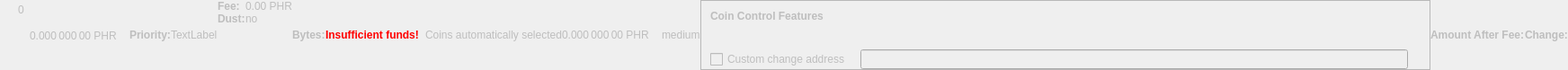
    <widget class="QWidget" name="dummyHideWidget" native="true">
     <property name="enabled">
      <bool>false</bool>
     </property>
     <property name="maximumSize">
      <size>
       <width>100</width>
       <height>16</height>
      </size>
     </property>
     <layout class="QHBoxLayout" name="dummyHideLayout">
      <property name="spacing">
       <number>0</number>
      </property>
      <property name="leftMargin">
       <number>0</number>
      </property>
      <property name="topMargin">
       <number>0</number>
      </property>
      <property name="rightMargin">
       <number>0</number>
      </property>
      <property name="bottomMargin">
       <number>0</number>
      </property>
      <item>
       <layout class="QFormLayout" name="formLayoutCoinControl1">
        <property name="horizontalSpacing">
         <number>10</number>
        </property>
        <property name="verticalSpacing">
         <number>14</number>
        </property>
        <property name="leftMargin">
         <number>10</number>
        </property>
        <property name="topMargin">
         <number>4</number>
        </property>
        <property name="rightMargin">
         <number>6</number>
        </property>
        <item row="0" column="1">
         <widget class="QLabel" name="labelCoinControlBytes">
          <property name="cursor">
           <cursorShape>IBeamCursor</cursorShape>
          </property>
          <property name="contextMenuPolicy">
           <enum>Qt::ActionsContextMenu</enum>
          </property>
          <property name="text">
           <string notr="true">0</string>
          </property>
          <property name="textInteractionFlags">
           <set>Qt::LinksAccessibleByMouse|Qt::TextSelectableByKeyboard|Qt::TextSelectableByMouse</set>
          </property>
         </widget>
        </item>
       </layout>
      </item>
      <item>
       <widget class="QLabel" name="labelCoinControlAfterFee">
        <property name="enabled">
         <bool>false</bool>
        </property>
        <property name="sizePolicy">
         <sizepolicy hsizetype="Fixed" vsizetype="Fixed">
          <horstretch>0</horstretch>
          <verstretch>0</verstretch>
         </sizepolicy>
        </property>
        <property name="minimumSize">
         <size>
          <width>111</width>
          <height>12</height>
         </size>
        </property>
        <property name="maximumSize">
         <size>
          <width>111</width>
          <height>12</height>
         </size>
        </property>
        <property name="cursor">
         <cursorShape>IBeamCursor</cursorShape>
        </property>
        <property name="contextMenuPolicy">
         <enum>Qt::ActionsContextMenu</enum>
        </property>
        <property name="text">
         <string notr="true">0.000 000 00 PHR</string>
        </property>
        <property name="textInteractionFlags">
         <set>Qt::LinksAccessibleByMouse|Qt::TextSelectableByKeyboard|Qt::TextSelectableByMouse</set>
        </property>
       </widget>
      </item>
      <item>
       <widget class="QLabel" name="labelCoinControlPriorityText">
        <property name="enabled">
         <bool>false</bool>
        </property>
        <property name="font">
         <font>
          <weight>75</weight>
          <bold>true</bold>
         </font>
        </property>
        <property name="text">
         <string>Priority:</string>
        </property>
       </widget>
      </item>
      <item>
       <layout class="QHBoxLayout" name="horizontalLayout">
        <item>
         <widget class="QLabel" name="WarningLabel">
          <property name="text">
           <string>TextLabel</string>
          </property>
         </widget>
        </item>
       </layout>
      </item>
      <item>
       <layout class="QFormLayout" name="formLayoutCoinControl3">
        <property name="horizontalSpacing">
         <number>0</number>
        </property>
        <property name="verticalSpacing">
         <number>0</number>
        </property>
        <property name="leftMargin">
         <number>0</number>
        </property>
        <property name="topMargin">
         <number>0</number>
        </property>
        <property name="rightMargin">
         <number>0</number>
        </property>
        <item row="0" column="0">
         <widget class="QLabel" name="labelCoinControlFeeText">
          <property name="enabled">
           <bool>false</bool>
          </property>
          <property name="font">
           <font>
            <weight>75</weight>
            <bold>true</bold>
           </font>
          </property>
          <property name="text">
           <string>Fee:</string>
          </property>
          <property name="margin">
           <number>0</number>
          </property>
         </widget>
        </item>
        <item row="0" column="1">
         <widget class="QLabel" name="labelCoinControlFee">
          <property name="enabled">
           <bool>false</bool>
          </property>
          <property name="cursor">
           <cursorShape>IBeamCursor</cursorShape>
          </property>
          <property name="contextMenuPolicy">
           <enum>Qt::ActionsContextMenu</enum>
          </property>
          <property name="text">
           <string notr="true">0.00 PHR</string>
          </property>
          <property name="textInteractionFlags">
           <set>Qt::LinksAccessibleByMouse|Qt::TextSelectableByKeyboard|Qt::TextSelectableByMouse</set>
          </property>
         </widget>
        </item>
        <item row="1" column="0">
         <widget class="QLabel" name="labelCoinControlLowOutputText">
          <property name="enabled">
           <bool>false</bool>
          </property>
          <property name="font">
           <font>
            <weight>75</weight>
            <bold>true</bold>
           </font>
          </property>
          <property name="text">
           <string>Dust:</string>
          </property>
         </widget>
        </item>
        <item row="1" column="1">
         <widget class="QLabel" name="labelCoinControlLowOutput">
          <property name="enabled">
           <bool>false</bool>
          </property>
          <property name="cursor">
           <cursorShape>IBeamCursor</cursorShape>
          </property>
          <property name="contextMenuPolicy">
           <enum>Qt::ActionsContextMenu</enum>
          </property>
          <property name="text">
           <string>no</string>
          </property>
          <property name="textInteractionFlags">
           <set>Qt::LinksAccessibleByMouse|Qt::TextSelectableByKeyboard|Qt::TextSelectableByMouse</set>
          </property>
         </widget>
        </item>
       </layout>
      </item>
      <item>
       <widget class="QLabel" name="labelCoinControlBytesText">
        <property name="enabled">
         <bool>false</bool>
        </property>
        <property name="font">
         <font>
          <weight>75</weight>
          <bold>true</bold>
         </font>
        </property>
        <property name="text">
         <string>Bytes:</string>
        </property>
       </widget>
      </item>
      <item>
       <layout class="QFormLayout" name="formLayoutCoinControl2">
        <property name="horizontalSpacing">
         <number>0</number>
        </property>
        <property name="verticalSpacing">
         <number>0</number>
        </property>
        <property name="leftMargin">
         <number>0</number>
        </property>
        <property name="topMargin">
         <number>0</number>
        </property>
        <property name="rightMargin">
         <number>0</number>
        </property>
       </layout>
      </item>
      <item>
       <layout class="QHBoxLayout" name="horizontalLayoutCoinControl2">
        <property name="spacing">
         <number>0</number>
        </property>
        <property name="bottomMargin">
         <number>0</number>
        </property>
       </layout>
      </item>
      <item>
       <widget class="QLabel" name="labelCoinControlInsuffFunds">
        <property name="enabled">
         <bool>false</bool>
        </property>
        <property name="minimumSize">
         <size>
          <width>0</width>
          <height>0</height>
         </size>
        </property>
        <property name="font">
         <font>
          <weight>75</weight>
          <bold>true</bold>
         </font>
        </property>
        <property name="styleSheet">
         <string notr="true">color:red;font-weight:bold;</string>
        </property>
        <property name="text">
         <string>Insufficient funds!</string>
        </property>
        <property name="margin">
         <number>5</number>
        </property>
       </widget>
      </item>
      <item>
       <layout class="QFormLayout" name="formLayoutCoinControl4">
        <property name="horizontalSpacing">
         <number>0</number>
        </property>
        <property name="verticalSpacing">
         <number>0</number>
        </property>
        <property name="leftMargin">
         <number>0</number>
        </property>
        <property name="topMargin">
         <number>0</number>
        </property>
        <property name="rightMargin">
         <number>0</number>
        </property>
       </layout>
      </item>
      <item>
       <widget class="QLabel" name="labelCoinControlChangeLabel">
        <property name="enabled">
         <bool>false</bool>
        </property>
        <property name="sizePolicy">
         <sizepolicy hsizetype="Preferred" vsizetype="Expanding">
          <horstretch>0</horstretch>
          <verstretch>0</verstretch>
         </sizepolicy>
        </property>
        <property name="minimumSize">
         <size>
          <width>0</width>
          <height>0</height>
         </size>
        </property>
        <property name="text">
         <string/>
        </property>
        <property name="margin">
         <number>3</number>
        </property>
       </widget>
      </item>
      <item>
       <widget class="QLabel" name="labelCoinControlAutomaticallySelected">
        <property name="enabled">
         <bool>false</bool>
        </property>
        <property name="sizePolicy">
         <sizepolicy hsizetype="Fixed" vsizetype="Fixed">
          <horstretch>0</horstretch>
          <verstretch>0</verstretch>
         </sizepolicy>
        </property>
        <property name="minimumSize">
         <size>
          <width>0</width>
          <height>0</height>
         </size>
        </property>
        <property name="maximumSize">
         <size>
          <width>240</width>
          <height>16777215</height>
         </size>
        </property>
        <property name="text">
         <string>Coins automatically selected</string>
        </property>
        <property name="margin">
         <number>5</number>
        </property>
       </widget>
      </item>
      <item>
       <widget class="QLabel" name="labelCoinControlChange">
        <property name="enabled">
         <bool>false</bool>
        </property>
        <property name="sizePolicy">
         <sizepolicy hsizetype="Fixed" vsizetype="Fixed">
          <horstretch>0</horstretch>
          <verstretch>0</verstretch>
         </sizepolicy>
        </property>
        <property name="minimumSize">
         <size>
          <width>111</width>
          <height>0</height>
         </size>
        </property>
        <property name="maximumSize">
         <size>
          <width>111</width>
          <height>16777215</height>
         </size>
        </property>
        <property name="cursor">
         <cursorShape>IBeamCursor</cursorShape>
        </property>
        <property name="contextMenuPolicy">
         <enum>Qt::ActionsContextMenu</enum>
        </property>
        <property name="text">
         <string notr="true">0.000 000 00 PHR</string>
        </property>
        <property name="textInteractionFlags">
         <set>Qt::LinksAccessibleByMouse|Qt::TextSelectableByKeyboard|Qt::TextSelectableByMouse</set>
        </property>
       </widget>
      </item>
      <item>
       <widget class="QLabel" name="labelCoinControlPriority">
        <property name="enabled">
         <bool>false</bool>
        </property>
        <property name="cursor">
         <cursorShape>IBeamCursor</cursorShape>
        </property>
        <property name="contextMenuPolicy">
         <enum>Qt::ActionsContextMenu</enum>
        </property>
        <property name="text">
         <string>medium</string>
        </property>
        <property name="textInteractionFlags">
         <set>Qt::LinksAccessibleByMouse|Qt::TextSelectableByKeyboard|Qt::TextSelectableByMouse</set>
        </property>
       </widget>
      </item>
      <item>
       <widget class="QFrame" name="frameCoinControl">
        <property name="sizePolicy">
         <sizepolicy hsizetype="Expanding" vsizetype="Expanding">
          <horstretch>0</horstretch>
          <verstretch>0</verstretch>
         </sizepolicy>
        </property>
        <property name="maximumSize">
         <size>
          <width>16777215</width>
          <height>16777215</height>
         </size>
        </property>
        <property name="frameShape">
         <enum>QFrame::StyledPanel</enum>
        </property>
        <property name="frameShadow">
         <enum>QFrame::Sunken</enum>
        </property>
        <layout class="QVBoxLayout" name="verticalLayoutCoinControl2_2">
         <property name="spacing">
          <number>0</number>
         </property>
         <property name="leftMargin">
          <number>0</number>
         </property>
         <property name="topMargin">
          <number>0</number>
         </property>
         <property name="rightMargin">
          <number>0</number>
         </property>
         <property name="bottomMargin">
          <number>0</number>
         </property>
         <item>
          <layout class="QVBoxLayout" name="verticalLayoutCoinControl" stretch="0,0,0,1">
           <property name="spacing">
            <number>0</number>
           </property>
           <property name="leftMargin">
            <number>10</number>
           </property>
           <property name="topMargin">
            <number>10</number>
           </property>
           <item>
            <layout class="QHBoxLayout" name="horizontalLayoutCoinControl1">
             <property name="bottomMargin">
              <number>15</number>
             </property>
             <item>
              <widget class="QLabel" name="labelCoinControlFeatures">
               <property name="enabled">
                <bool>false</bool>
               </property>
               <property name="sizePolicy">
                <sizepolicy hsizetype="Preferred" vsizetype="Maximum">
                 <horstretch>0</horstretch>
                 <verstretch>0</verstretch>
                </sizepolicy>
               </property>
               <property name="font">
                <font>
                 <weight>75</weight>
                 <bold>true</bold>
                </font>
               </property>
               <property name="styleSheet">
                <string notr="true">font-weight:bold;</string>
               </property>
               <property name="text">
                <string>Coin Control Features</string>
               </property>
              </widget>
             </item>
            </layout>
           </item>
           <item>
            <widget class="QWidget" name="widgetCoinControl" native="true">
             <property name="sizePolicy">
              <sizepolicy hsizetype="Preferred" vsizetype="Preferred">
               <horstretch>0</horstretch>
               <verstretch>0</verstretch>
              </sizepolicy>
             </property>
             <property name="minimumSize">
              <size>
               <width>0</width>
               <height>0</height>
              </size>
             </property>
             <property name="styleSheet">
              <string notr="true"/>
             </property>
             <layout class="QHBoxLayout" name="horizontalLayoutCoinControl5_2">
              <property name="leftMargin">
               <number>0</number>
              </property>
              <property name="topMargin">
               <number>0</number>
              </property>
              <property name="rightMargin">
               <number>0</number>
              </property>
              <property name="bottomMargin">
               <number>0</number>
              </property>
              <item>
               <layout class="QHBoxLayout" name="horizontalLayoutCoinControl3">
                <property name="spacing">
                 <number>20</number>
                </property>
                <property name="topMargin">
                 <number>0</number>
                </property>
                <property name="bottomMargin">
                 <number>10</number>
                </property>
               </layout>
              </item>
             </layout>
            </widget>
           </item>
           <item>
            <layout class="QHBoxLayout" name="horizontalLayoutCoinControl4" stretch="0,0,0">
             <property name="spacing">
              <number>12</number>
             </property>
             <property name="sizeConstraint">
              <enum>QLayout::SetDefaultConstraint</enum>
             </property>
             <property name="topMargin">
              <number>5</number>
             </property>
             <property name="rightMargin">
              <number>5</number>
             </property>
             <item>
              <widget class="QCheckBox" name="checkBoxCoinControlChange">
               <property name="enabled">
                <bool>false</bool>
               </property>
               <property name="toolTip">
                <string>If this is activated, but the change address is empty or invalid, change will be sent to a newly generated address.</string>
               </property>
               <property name="text">
                <string>Custom change address</string>
               </property>
              </widget>
             </item>
             <item>
              <widget class="QValidatedLineEdit" name="lineEditCoinControlChange">
               <property name="enabled">
                <bool>false</bool>
               </property>
               <property name="sizePolicy">
                <sizepolicy hsizetype="Expanding" vsizetype="Fixed">
                 <horstretch>0</horstretch>
                 <verstretch>0</verstretch>
                </sizepolicy>
               </property>
              </widget>
             </item>
             <item>
              <widget class="QLabel" name="labelCoinControlChangeLabel_2">
               <property name="sizePolicy">
                <sizepolicy hsizetype="Preferred" vsizetype="Expanding">
                 <horstretch>0</horstretch>
                 <verstretch>0</verstretch>
                </sizepolicy>
               </property>
               <property name="minimumSize">
                <size>
                 <width>0</width>
                 <height>0</height>
                </size>
               </property>
               <property name="text">
                <string/>
               </property>
               <property name="margin">
                <number>3</number>
               </property>
              </widget>
             </item>
            </layout>
           </item>
           <item>
            <spacer name="verticalSpacerCoinControl">
             <property name="orientation">
              <enum>Qt::Vertical</enum>
             </property>
             <property name="sizeHint" stdset="0">
              <size>
               <width>800</width>
               <height>1</height>
              </size>
             </property>
            </spacer>
           </item>
          </layout>
         </item>
        </layout>
       </widget>
      </item>
      <item>
       <widget class="QLabel" name="labelCoinControlAfterFeeText">
        <property name="enabled">
         <bool>false</bool>
        </property>
        <property name="minimumSize">
         <size>
          <width>0</width>
          <height>0</height>
         </size>
        </property>
        <property name="maximumSize">
         <size>
          <width>16777215</width>
          <height>16777215</height>
         </size>
        </property>
        <property name="font">
         <font>
          <weight>75</weight>
          <bold>true</bold>
         </font>
        </property>
        <property name="text">
         <string>Amount After Fee:</string>
        </property>
        <property name="alignment">
         <set>Qt::AlignLeading|Qt::AlignLeft|Qt::AlignVCenter</set>
        </property>
        <property name="margin">
         <number>0</number>
        </property>
       </widget>
      </item>
      <item>
       <widget class="QLabel" name="labelCoinControlChangeText">
        <property name="enabled">
         <bool>false</bool>
        </property>
        <property name="sizePolicy">
         <sizepolicy hsizetype="Preferred" vsizetype="Preferred">
          <horstretch>0</horstretch>
          <verstretch>0</verstretch>
         </sizepolicy>
        </property>
        <property name="minimumSize">
         <size>
          <width>0</width>
          <height>0</height>
         </size>
        </property>
        <property name="maximumSize">
         <size>
          <width>16777215</width>
          <height>16777215</height>
         </size>
        </property>
        <property name="font">
         <font>
          <weight>75</weight>
          <bold>true</bold>
         </font>
        </property>
        <property name="text">
         <string>Change:</string>
        </property>
        <property name="alignment">
         <set>Qt::AlignLeading|Qt::AlignLeft|Qt::AlignVCenter</set>
        </property>
       </widget>
      </item>
     </layout>
    </widget>
